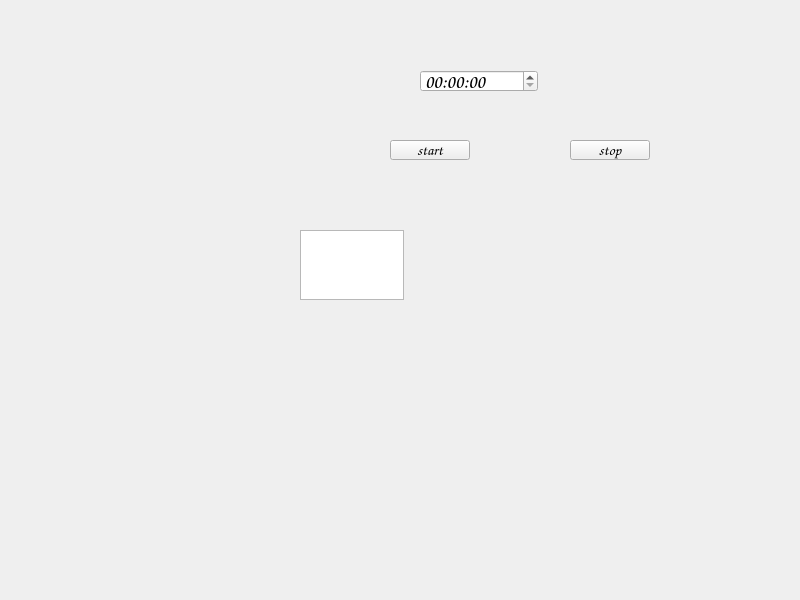
<?xml version="1.0" encoding="UTF-8"?>
<ui version="4.0">
 <class>Widget</class>
 <widget class="QWidget" name="Widget">
  <property name="geometry">
   <rect>
    <x>0</x>
    <y>0</y>
    <width>800</width>
    <height>600</height>
   </rect>
  </property>
  <property name="windowTitle">
   <string>Widget</string>
  </property>
  <widget class="QTimeEdit" name="TimeEdit">
   <property name="geometry">
    <rect>
     <x>420</x>
     <y>70</y>
     <width>118</width>
     <height>22</height>
    </rect>
   </property>
   <property name="font">
    <font>
     <family>Comic Sans MS</family>
     <pointsize>14</pointsize>
    </font>
   </property>
   <property name="styleSheet">
    <string notr="true"/>
   </property>
  </widget>
  <widget class="QPushButton" name="StartBtn">
   <property name="geometry">
    <rect>
     <x>390</x>
     <y>140</y>
     <width>80</width>
     <height>20</height>
    </rect>
   </property>
   <property name="font">
    <font>
     <family>Comic Sans MS</family>
     <pointsize>11</pointsize>
    </font>
   </property>
   <property name="text">
    <string>start</string>
   </property>
  </widget>
  <widget class="QPushButton" name="StopBtn">
   <property name="geometry">
    <rect>
     <x>570</x>
     <y>140</y>
     <width>80</width>
     <height>20</height>
    </rect>
   </property>
   <property name="font">
    <font>
     <family>Comic Sans MS</family>
     <pointsize>11</pointsize>
    </font>
   </property>
   <property name="text">
    <string>stop</string>
   </property>
  </widget>
  <widget class="QTextEdit" name="MsgEdit">
   <property name="geometry">
    <rect>
     <x>300</x>
     <y>230</y>
     <width>104</width>
     <height>70</height>
    </rect>
   </property>
   <property name="font">
    <font>
     <family>宋体</family>
     <pointsize>12</pointsize>
    </font>
   </property>
  </widget>
 </widget>
 <resources/>
 <connections/>
</ui>
